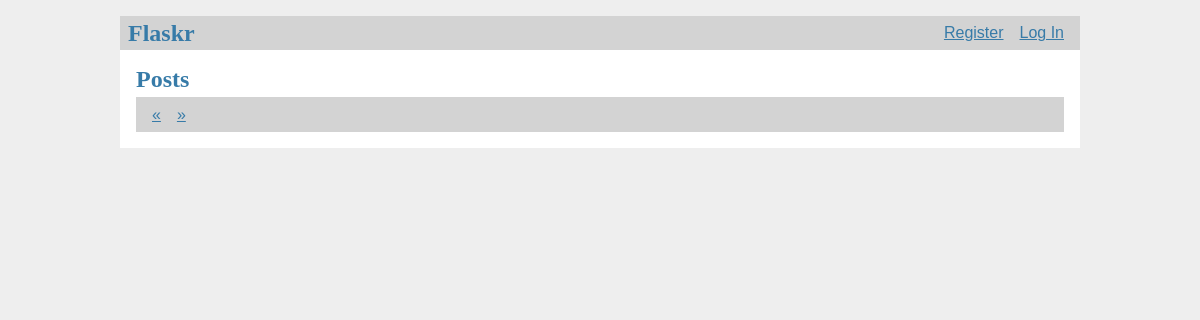
The app's page /, older data.
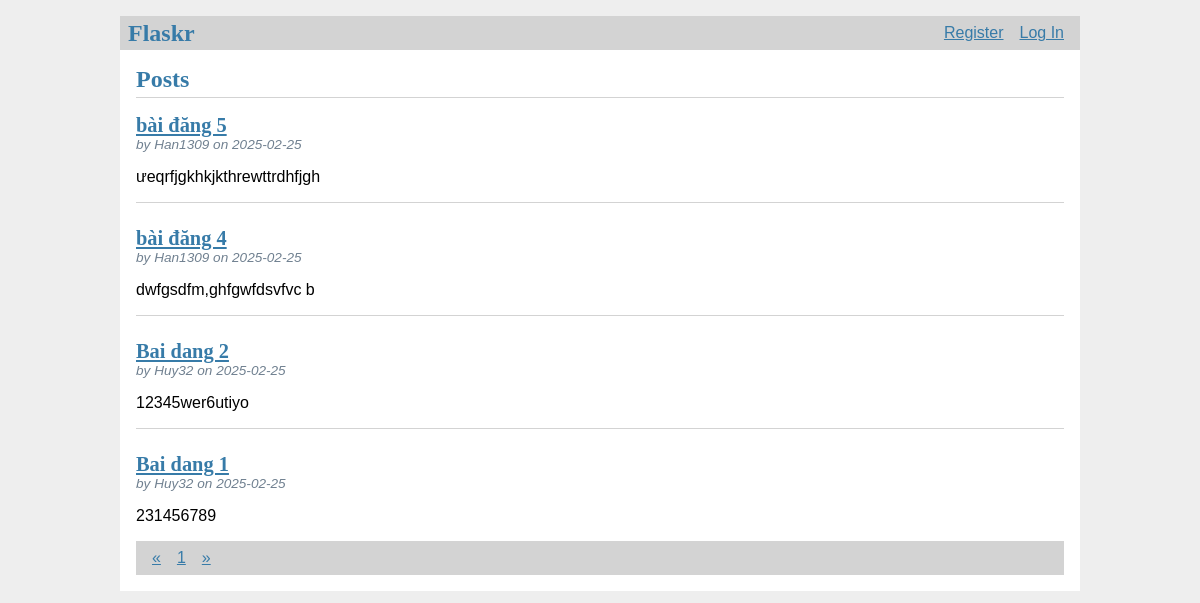
The same page, newer data.
### tables this page shows
CREATE TABLE post (
    id INTEGER PRIMARY KEY AUTOINCREMENT,
    author_id INTEGER NOT NULL,
    created TIMESTAMP NOT NULL DEFAULT CURRENT_TIMESTAMP,
    title TEXT NOT NULL,
    body TEXT NOT NULL,
    FOREIGN KEY (author_id) REFERENCES user (id)
);

CREATE TABLE user (
    id INTEGER PRIMARY KEY AUTOINCREMENT,
    username TEXT UNIQUE NOT NULL,
    password TEXT NOT NULL,
    role TEXT NOT NULL DEFAULT 'user',
    is_blocked INTEGER NOT NULL DEFAULT 0 
);

### flaskr/blog.py (the view)
@bp.route('/', methods=('GET',))
def index():
    db = get_db()
    page = request.args.get('page', 1, type=int)
    per_page = 10
    offset = (page - 1) * per_page
    posts = db.execute(
        'SELECT p.id, title, body, created, author_id, username'
        ' FROM post p JOIN user u ON p.author_id = u.id'
        ' ORDER BY created DESC'
        ' LIMIT ? OFFSET ?', (per_page, offset)
    ).fetchall()
    total_posts = db.execute('SELECT COUNT(*) FROM post').fetchone()[0]
    total_pages = (total_posts + per_page - 1) // per_page
    return render_template('blog/index.html', posts=posts, page=page, total_pages=total_pages)

### flaskr/auth.py (called while the page is built, shortened)
@bp.before_app_request
def load_logged_in_user():
    user_id = session.get('user_id')
    if user_id is None:
        g.user = None

### flaskr/db.py (called while the page is built)
def get_db():
    if 'db' not in g:
        g.db = sqlite3.connect(
            current_app.config['DATABASE'],
            detect_types=sqlite3.PARSE_DECLTYPES
        )
        g.db.row_factory = sqlite3.Row
    return g.db

### flaskr/templates/blog/index.html (shortened to what this page needs)
{% extends 'base.html' %}
{% block header %}
    <h1>{% block title %}Posts{% endblock %}</h1>
{% endblock %}
{% block content %}
    {% for post in posts %}
        <article class="post">
            <header>
                <div>
                    <h1>
                        <a href="{{ url_for('blog.detail', id=post['id']) }}">{{ post['title'] }}</a>
                    </h1>
                    <div class="about">by {{ post['username'] }} on {{ post['created'].strftime('%Y-%m-%d') }}</div>
                </div>
            </header>
            <p class="body">{{ post['body'] }}</p>
        </article>
        {% if not loop.last %}
            <hr>
        {% endif %}
    {% endfor %}
    <nav aria-label="Page navigation">
        <ul class="pagination">
            <li class="page-item {% if page == 1 %}disabled{% endif %}">
                <a class="page-link" href="{{ url_for('blog.index', page=page-1) }}">&laquo;</a>
            </li>
            {% for p in range(1, total_pages + 1) %}
                <li class="page-item {% if page == p %}active{% endif %}">
                    <a class="page-link" href="{{ url_for('blog.index', page=p) }}">{{ p }}</a>
                </li>
            {% endfor %}
            <li class="page-item {% if page == total_pages %}disabled{% endif %}">
                <a class="page-link" href="{{ url_for('blog.index', page=page+1) }}">&raquo;</a>
            </li>
        </ul>
    </nav>
{% endblock %}

### flaskr/templates/base.html (shortened to what this page needs)
<!doctype html>
<link rel="stylesheet" href="{{ url_for('static', filename='style.css') }}">
<nav>
    <h1>Flaskr</h1>
    <ul>
        {% if g.user %}
            <li><span>{{ g.user['username'] }}</span>
            {% if g.user['role'] == 'admin' %}
                <li><a href="{{ url_for('admin.users') }}">Admin</a>
            {% endif %}
            <li><a href="{{ url_for('auth.logout') }}">Log Out</a>
        {% else %}
            <li><a href="{{ url_for('auth.register') }}">Register</a>
            <li><a href="{{ url_for('auth.login') }}">Log In</a>
        {% endif %}
    </ul>
</nav>
<section class="content">
    <header>
        {% block header %}{% endblock %}
    </header>
    {% block content %}{% endblock %}
</section>

### flaskr/static/style.css (style rules this page uses)
h1 { font-family: serif; color: #377ba8; margin: 1rem 0; }
a { color: #377ba8; }
hr { border: none; border-top: 1px solid lightgray; }
nav { background: lightgray; display: flex; align-items: center; padding: 0 0.5rem; }
nav h1 { flex: auto; margin: 0; }
nav ul { display: flex; list-style: none; margin: 0; padding: 0; }
nav ul li a, nav ul li span, header .action { display: block; padding: 0.5rem; }
.content { padding: 0 1rem 1rem; }
.content > header { border-bottom: 1px solid lightgray; display: flex; align-items: flex-end; }
.content > header h1 { flex: auto; margin: 1rem 0 0.25rem 0; }
.post > header { display: flex; align-items: flex-end; font-size: 0.85em; }
.post > header > div:first-of-type { flex: auto; }
.post > header h1 { font-size: 1.5em; margin-bottom: 0; }
.post .about { color: slategray; font-style: italic; }
.post .body { white-space: pre-line; }
.content:last-child { margin-bottom: 0; }

Row changes from the older to the newer data that the page shows:
added post: title "bài đăng 5", username "Han1309", created "2025-02-25", body "ưeqrfjgkhkjkthrewttrdhfjgh"
added post: title "bài đăng 4", username "Han1309", created "2025-02-25", body "dwfgsdfm,ghfgwfdsvfvc b"
added post: title "Bai dang 2", username "Huy32", created "2025-02-25", body "12345wer6utiyo"
added post: title "Bai dang 1", username "Huy32", created "2025-02-25", body "231456789"
Text that changed along with them:
new list line: "1"
